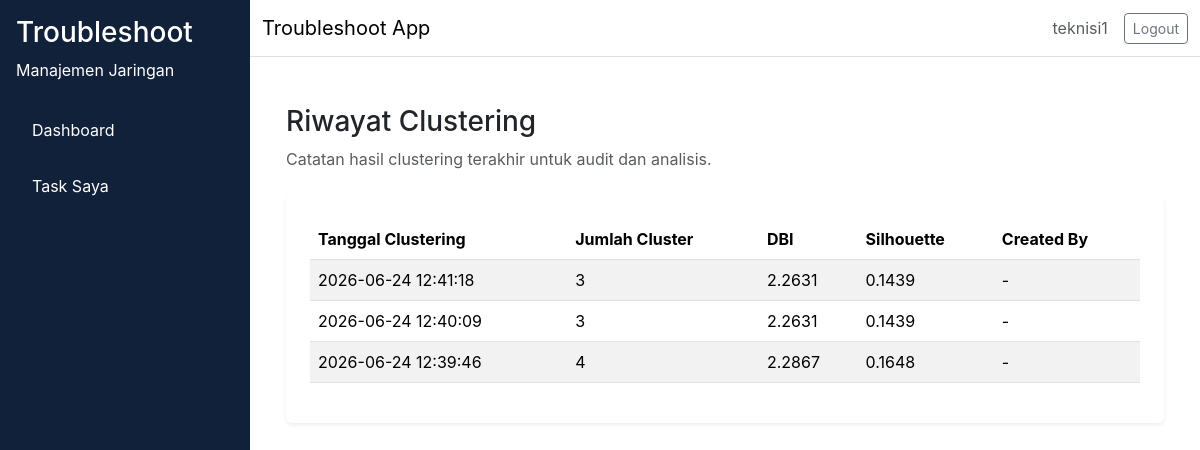
Page /laporan/riwayat-cluster (signed in) on the committed database.
### app/models/user.py (models this page shows, shortened)
class User(db.Model, UserMixin):
    __tablename__ = "user"
    id = db.Column(db.Integer, primary_key=True)
    username = db.Column(db.String(64), unique=True, nullable=False)
    email = db.Column(db.String(120), unique=True, nullable=False)
    password_hash = db.Column(db.String(256), nullable=False)
    role = db.Column(db.Enum(RoleEnum), nullable=False, default=RoleEnum.teknisi)
    created_at = db.Column(db.DateTime, server_default=db.func.now(), nullable=False)
    is_active = db.Column(db.Boolean, default=True, nullable=False)

### app/models/cluster_history.py (models this page shows, shortened)
class ClusterHistory(db.Model):
    __tablename__ = "cluster_history"
    id = db.Column(db.Integer, primary_key=True)
    jumlah_cluster = db.Column(db.Integer, nullable=False)
    dbi_score = db.Column(db.Float, nullable=False)
    silhouette_score = db.Column(db.Float, nullable=False)
    tanggal_clustering = db.Column(db.DateTime, server_default=db.func.now())
    created_by = db.Column(db.Integer, db.ForeignKey("user.id"), nullable=True)
    user = db.relationship("User", backref=db.backref("cluster_histories", lazy="select"), lazy="select")

### app/routes/laporan.py (the view)
@laporan_bp.route("/riwayat-cluster")
@login_required
def riwayat_cluster():
    clustering_rows = ClusterHistory.query.order_by(ClusterHistory.tanggal_clustering.desc()).all()
    return render_template("laporan/riwayat_cluster.html", clustering_rows=clustering_rows)

### app/__init__.py (called while the page is built)
def load_user(user_id):
    return User.query.get(int(user_id))

### app/templates/laporan/riwayat_cluster.html (shortened to what this page needs)
{% extends "base.html" %}
{% block content %}
<div class="container-fluid">
  <div class="mb-4">
    <h1 class="h3">Riwayat Clustering</h1>
    <p class="text-muted">Catatan hasil clustering terakhir untuk audit dan analisis.</p>
  </div>
  <div class="card shadow-sm p-4 mb-4">
    <div class="table-responsive">
      <table class="table table-striped align-middle">
        <thead>
          <tr>
            <th>Tanggal Clustering</th>
            <th>Jumlah Cluster</th>
            <th>DBI</th>
            <th>Silhouette</th>
            <th>Created By</th>
          </tr>
        </thead>
        <tbody>
          {% for history in clustering_rows %}
          <tr>
            <td>{{ history.tanggal_clustering.strftime('%Y-%m-%d %H:%M:%S') }}</td>
            <td>{{ history.jumlah_cluster }}</td>
            <td>{{ history.dbi_score or '-' }}</td>
            <td>{{ history.silhouette_score or '-' }}</td>
            <td>{{ history.user.username if history.user else '-' }}</td>
          </tr>
          {% else %}
          <tr>
            <td colspan="5" class="text-center text-muted">Belum ada riwayat clustering.</td>
          </tr>
          {% endfor %}
        </tbody>
      </table>
    </div>
  </div>
</div>
{% endblock %}

### app/templates/base.html (shortened to what this page needs)
<!doctype html>
<html lang="en">
  <head>
    <link href="https://cdn.jsdelivr.net/npm/bootstrap@5.3.2/dist/css/bootstrap.min.css" rel="stylesheet">
    <link rel="stylesheet" href="{{ url_for('static', filename='css/style.css') }}">
  </head>
  <body>
    <div class="d-flex min-vh-100 bg-light">
      {% if current_user.is_authenticated %}
      <nav class="sidebar p-3">
        <div class="sidebar-header mb-4 text-white">
          <h3>Troubleshoot</h3>
          <p>Manajemen Jaringan</p>
        </div>
        <ul class="nav flex-column">
          <li class="nav-item mb-2">
            <a class="nav-link text-white" href="{{ url_for('dashboard.index') }}">Dashboard</a>
          </li>
          {% if current_user.role.value == 'teknisi' %}
            <li class="nav-item mb-2">
              <a class="nav-link text-white" href="{{ url_for('troubleshoot.my_tasks') }}">Task Saya</a>
            </li>
          {% endif %}
        </ul>
      </nav>
      {% endif %}
      <div class="flex-grow-1 d-flex flex-column">
        <nav class="navbar navbar-expand-lg navbar-light bg-white border-bottom">
          <div class="container-fluid">
            <div class="navbar-brand mb-0">Troubleshoot App</div>
            <div class="d-flex align-items-center gap-3">
              {% if current_user.is_authenticated %}
              <span class="text-muted">{{ current_user.username }}</span>
              <a class="btn btn-outline-secondary btn-sm" href="{{ url_for('auth.logout') }}">Logout</a>
              {% endif %}
            </div>
          </div>
        </nav>
        <main class="flex-grow-1 p-4 bg-white">
          {% block content %}
          {% endblock %}
        </main>
      </div>
    </div>
  </body>
</html>

### app/static/css/style.css (style rules this page uses)
:root { --primary-color: #1a3a5c; --sidebar-bg: #11213a; --content-bg: #f8f9fa; }
body { margin: 0; font-family: Inter, system-ui, -apple-system, BlinkMacSystemFont, "Segoe UI", sans-serif; background-color: var(--content-bg); }
.sidebar { width: 250px; min-height: 100vh; background-color: var(--sidebar-bg); color: #ffffff; }
.sidebar-header h3, .sidebar-header p, .sidebar .nav-link { color: #ffffff; }
.sidebar .nav-link { padding: 0.75rem 1rem; border-radius: 0.5rem; }
main { background-color: #ffffff; }
.card { border: none; }

### rows in the picture
User: username "teknisi1"
ClusterHistory: tanggal_clustering "2026-06-24 12:41:18", jumlah_cluster "3", dbi_score "2.2631", silhouette_score "0.1439", user "-"
ClusterHistory: tanggal_clustering "2026-06-24 12:40:09", jumlah_cluster "3", dbi_score "2.2631", silhouette_score "0.1439", user "-"
ClusterHistory: tanggal_clustering "2026-06-24 12:39:46", jumlah_cluster "4", dbi_score "2.2867", silhouette_score "0.1648", user "-"
